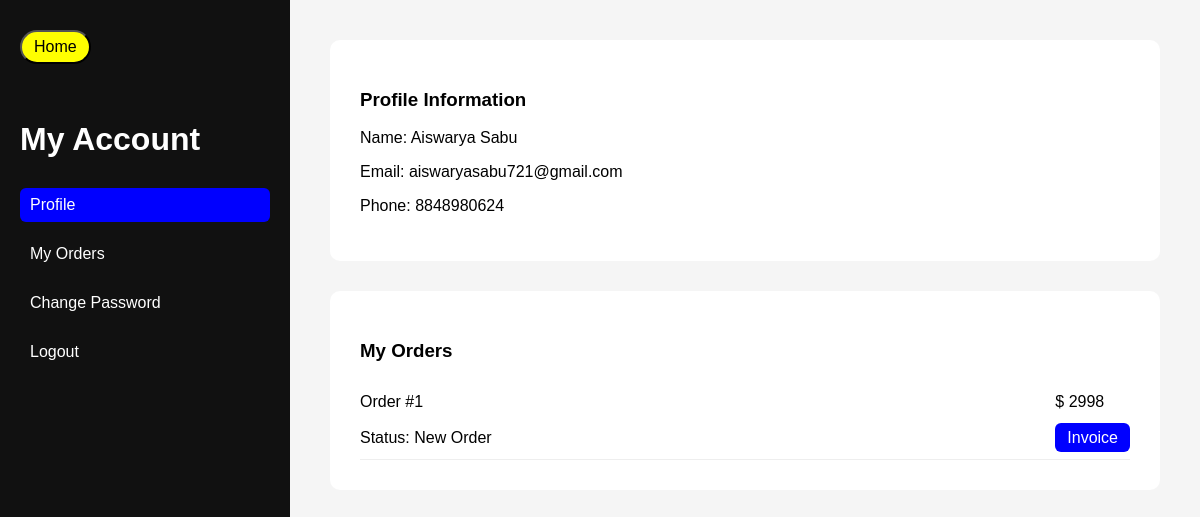
/profile/ (signed in), run on the app's committed database.
### myapp/models.py (models this page shows)
class usreg(models.Model):
    fn=models.CharField(max_length=40)
    email=models.CharField(max_length=40)
    phoneno=models.IntegerField()
    un=models.CharField(max_length=40, default='v')
    psw=models.CharField(max_length=20)
    cpws=models.CharField(max_length=20)
    rights=models.CharField(max_length=50,default='user')

class onlinemaster(models.Model):
    salesno = models.IntegerField()
    salesdate = models.DateField(default=date.today)
    userid = models.IntegerField()
    uname = models.CharField(max_length=30)
    shipment= models.CharField(max_length=300)
    phone = models.CharField(max_length=10)
    cardno = models.CharField(max_length=40)
    total = models.IntegerField()
    status = models.CharField(max_length=30, default='New Order')

### myapp/views.py (the view)
    def wrapper(request, *args, **kwargs):
        if 'id' not in request.session:
            return redirect('/bb/')
        return view_func(request, *args, **kwargs)

### myapp/views.py (called while the page is built)
def user_required(view_func):
    def wrapper(request, *args, **kwargs):
        if 'id' not in request.session:
            return redirect('/bb/')
        return view_func(request, *args, **kwargs)
    return wrapper

@user_required
def profile(request):
    user = usreg.objects.get(id=request.session['id'])
    orders = onlinemaster.objects.filter(userid=request.session['id'])
    return render(request, "profile.html", {
        "user": user,
        "orders": orders
    })

### myapp/templates/profile.html (shortened to what this page needs)
<!DOCTYPE html>
<html>
<head>
</head>
<body>
<div class="sidebar">
<div class="home">
<a href="/"><button class="backbtn">Home</button></a>
</div><br><br>
<h1>My Account</h1>
<a href="#" class="active">Profile</a>
<a href="/myp/">My Orders</a>
<a href="/passs/">Change Password</a>
<a href="/logout/">Logout</a>
</div>
<div class="main">
<div class="card">
<h3>Profile Information</h3>
<p>Name: {{ user.fn }}</p>
<p>Email: {{ user.email }}</p>
<p>Phone: {{ user.phoneno }}</p>
</div>
<div class="card">
<h3>My Orders</h3>
{% for order in orders %}
<div class="order-row">
<div>
Order #{{ order.salesno }} <br><br>
Status: {{ order.status }}
</div>
<div>
$ {{ order.total }} <br><br>
<a href="/invoice/{{ order.salesno }}/" class="btn">Invoice</a>
</div>
</div>
{% empty %}
<p>No orders yet.</p>
{% endfor %}
</div>
</div>
</body>
</html>

### myapp/templates/profile.html (style rules this page uses)
body { margin:0; font-family:Arial; display:flex; background:#f5f5f5; }
.sidebar { width:250px; background:#111; color:white; height:100vh; padding:30px 20px; }
.sidebar h1 { margin-bottom:30px; }
.sidebar a { display:block; color:white; text-decoration:none; margin-bottom:15px; padding:8px 10px; border-radius:6px; }
.active { background:blue; }
.backbtn { padding:6px 12px; background:yellow; color:black; text-decoration:none; border-radius:50px; font-size:16px; }
.home a { all: unset; cursor: pointer; }
.main { flex:1; padding:40px; }
.card { background:white; padding:30px; border-radius:10px; margin-bottom:30px; }
.order-row { display:flex; justify-content:space-between; padding:12px 0; border-bottom:1px solid #eee; }
.btn { padding:6px 12px; background:blue; color:white; text-decoration:none; border-radius:6px; }

### data on the page
usreg: fn "Aiswarya Sabu", email "aiswaryasabu721@gmail.com", phoneno "8848980624"
onlinemaster: salesno "1", status "New Order", total "2998"
